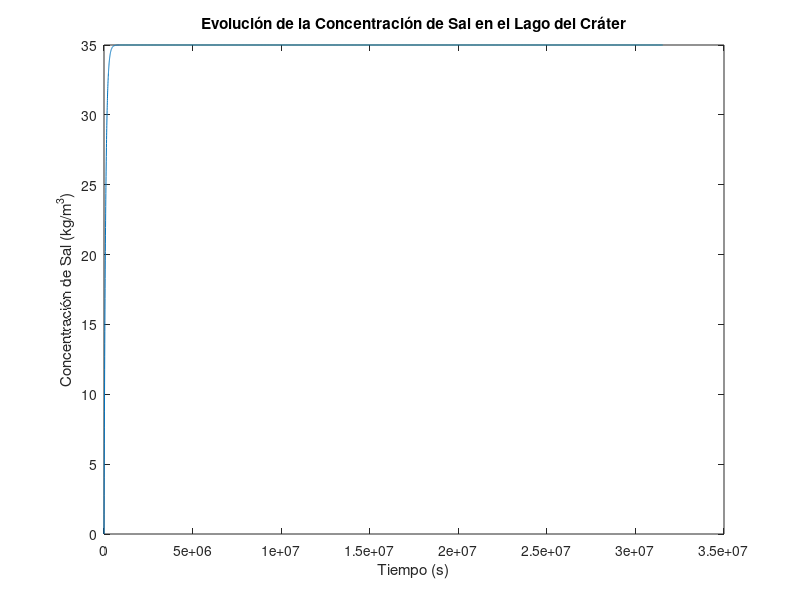

The MATLAB script that drew this image:
f0 = 209000;  
Cs = 35;      
Vd = 18.7e9;  
Cd0 = 0;      
t_final = 365 * 24 * 3600;  
delta_t = 3600;  

t_values = [0];
Cd_values = [Cd0];

t = 0;
Cd = Cd0;
while t < t_final
    dCd_dt = (f0 * Cs - f0 * Cd) / Vd;
    Cd = Cd + dCd_dt * delta_t;
    t = t + delta_t;
    t_values = [t_values, t];
    Cd_values = [Cd_values, Cd];
end

figure;
plot(t_values, Cd_values);
xlabel('Tiempo (s)');
ylabel('Concentración de Sal (kg/m^3)');
title('Evolución de la Concentración de Sal en el Lago del Cráter');